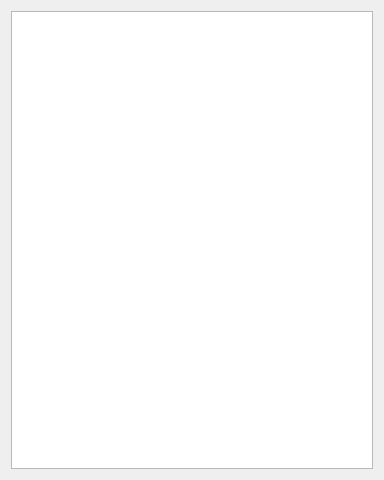
<?xml version="1.0" encoding="UTF-8"?>
<ui version="4.0">
 <class>Form</class>
 <widget class="QReceivedForm" name="Form">
  <property name="geometry">
   <rect>
    <x>0</x>
    <y>0</y>
    <width>384</width>
    <height>480</height>
   </rect>
  </property>
  <property name="windowTitle">
   <string>Received - Freeze Drip Terminal</string>
  </property>
  <layout class="QGridLayout" name="gridLayout">
   <item row="0" column="0">
    <widget class="QPlainTextEdit" name="terminal_plain_text_edit">
     <property name="font">
      <font>
       <pointsize>11</pointsize>
      </font>
     </property>
     <property name="readOnly">
      <bool>true</bool>
     </property>
    </widget>
   </item>
  </layout>
 </widget>
 <customwidgets>
  <customwidget>
   <class>QReceivedForm</class>
   <extends>QWidget</extends>
   <header>QReceivedForm.h</header>
   <container>1</container>
  </customwidget>
 </customwidgets>
 <resources/>
 <connections/>
</ui>
